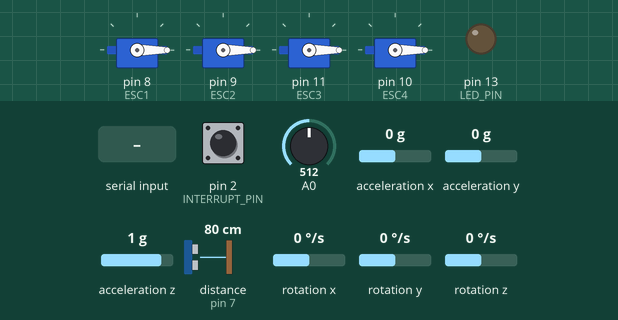
Simulated run of this sketch. Board: Teensy 4. Parts: 4 × servo, output pins drawn as LEDs (lit = HIGH). Wiring (inferred from the names in the program): ultrasonic range finder: trigger pin 6; echo pin 7. The inputs (shaded band) are chosen by the test bench; at power-on: acceleration y 0 g, acceleration z 1 g, pin 2 (INTERRUPT_PIN) LOW, A0 = 512, acceleration x 0 g, distance to the obstacle (sensor on pin 7) 80 cm, rotation x 0 °/s, rotation y 0 °/s, rotation z 0 °/s. The echo pulse lasts 58.3 µs per cm; the sensor or clock chip raises its interrupt line as the real part does; pins used as bus, display or sensor lines are not drawn.

Above: at 1.7 s.
1.8 s: "L\n" received over the second serial link
At 3.0 s:
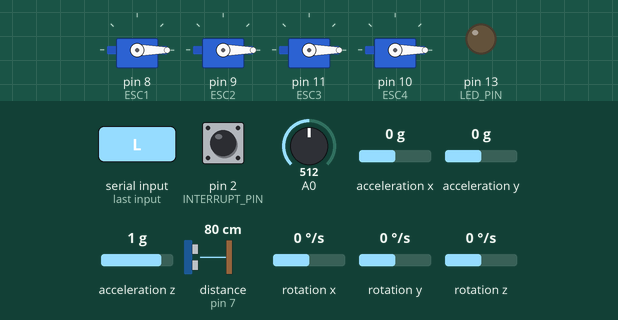
3.3 s: "C\n" received over the second serial link
At 4.2 s:
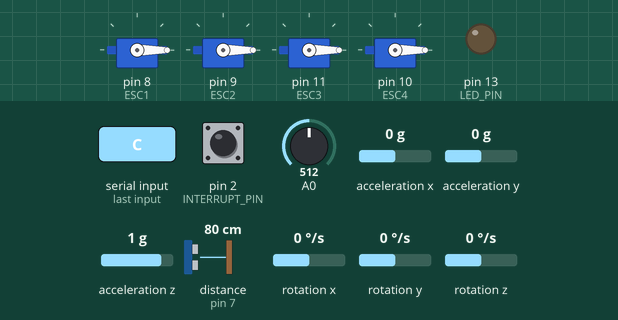
4.8 s: "R\n" received over the second serial link
At 5.3 s:
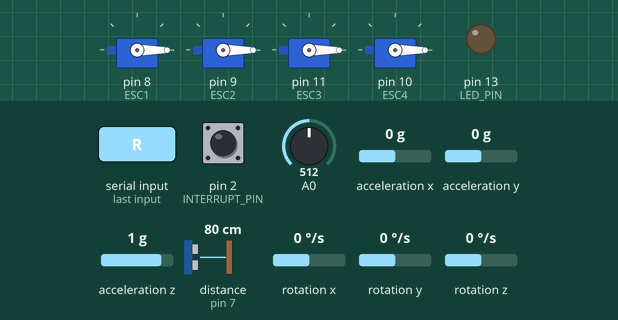
6.3 s: acceleration y set to -1.4 g
At 7.3 s:
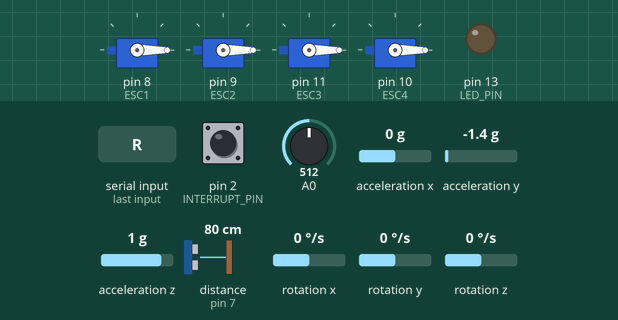
7.8 s: acceleration z set to -1.4 g
At 8.5 s:
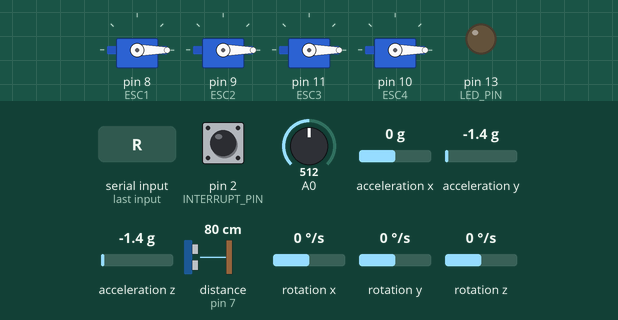
9.3 s: acceleration y set to 0 g
At 9.7 s:
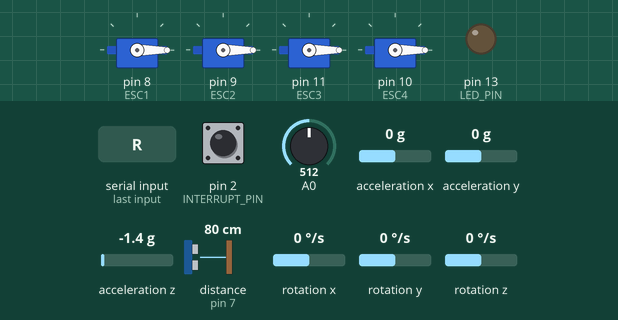
Timing chart, 0 to 11.8 s (numbered marks = the images above; inputs shaded):
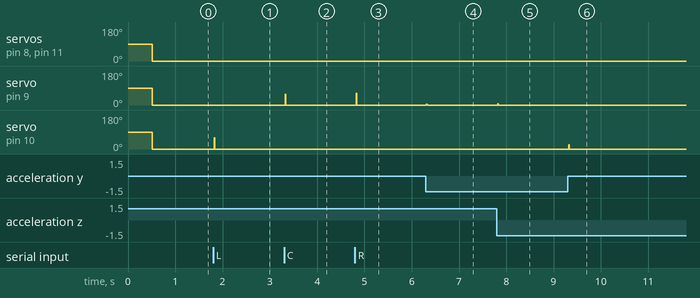

The sketch:

Drone_plus.ino
```cpp
// I2Cdev and MPU6050 must be installed as libraries, or else the .cpp/.h files
// for both classes must be in the include path of your project
#include "I2Cdev.h"

#include "MPU6050_6Axis_MotionApps20.h"
//#include "MPU6050.h" // not necessary if using MotionApps include file

// Arduino Wire library is required if I2Cdev I2CDEV_ARDUINO_WIRE implementation
// is used in I2Cdev.h
#if I2CDEV_IMPLEMENTATION == I2CDEV_ARDUINO_WIRE
    #include "Wire.h"
#endif

#include <Servo.h>

Servo ESC1, ESC2, ESC3, ESC4;
float pwm1 = 0, pwm2 = 0, pwm3 = 0, pwm4 = 0;
int pwm = 950;
int r1 = 15, r2 = 6, r3 = -15, r4 = -6;
char command;
bool stopFlag = false;
float Crotor;
float voltageSensor, voltage;
const float factor = 11.87/2.36;
const float vcc = 5.13;

const int trigPin = 6;
const int echoPin = 7;
long duration;
int distance, distanceLast;

float Ixx = 0.0118;
float Iyy = 0.0118;
float Izz = 0.0225;

float m = 1.1;
float g = 9.8;
float b = 1.84E-7;
float k = 3.24E-8;
float L = 0.160;

float thrust;
float yaw_pid;
float pitch_pid;
float roll_pid;
float z_pid;

// class default I2C address is 0x68
// specific I2C addresses may be passed as a parameter here
// AD0 low = 0x68 (default for SparkFun breakout and InvenSense evaluation board)
// AD0 high = 0x69
MPU6050 mpu;
// MPU6050 mpu(0x69); // <-- use for AD0 high

#define OUTPUT_READABLE_YAWPITCHROLL

#define YAW      0
#define PITCH    1
#define ROLL     2
#define THROTTLE 3

#define INTERRUPT_PIN 2  // use pin 2 on Arduino Uno & most boards
#define LED_PIN 13 // (Arduino is 13, Teensy is 11, Teensy++ is 6)
bool blinkState = false;

// MPU control/status vars
bool dmpReady = false;  // set true if DMP init was successful
uint8_t mpuIntStatus;   // holds actual interrupt status byte from MPU
uint8_t devStatus;      // return status after each device operation (0 = success, !0 = error)
uint16_t packetSize;    // expected DMP packet size (default is 42 bytes)
uint16_t fifoCount;     // count of all bytes currently in FIFO
uint8_t fifoBuffer[64]; // FIFO storage buffer

// orientation/motion vars
Quaternion q;           // [w, x, y, z]         quaternion container
VectorInt16 aa;         // [x, y, z]            accel sensor measurements
VectorInt16 aaReal;     // [x, y, z]            gravity-free accel sensor measurements
VectorInt16 aaWorld;    // [x, y, z]            world-frame accel sensor measurements
VectorFloat gravity;    // [x, y, z]            gravity vector
VectorInt16 gyro;
float euler[3];         // [psi, theta, phi]    Euler angle container
float ypr[3];           // [yaw, pitch, roll]   yaw/pitch/roll container and gravity vector
float setPoints[3] = {0, 0, 0};
float errors[3];
float dErrors[3] = {0, 0, 0};
float iErrors[3] = {0, 0, 0};
float preErrors[3] = {0, 0, 0};

float Kp = 1.3;
float Ki = 0;
float Kd = 18;

float KpYaw = 0;
float KiYaw = 0;
float KdYaw = 0;

unsigned long StartTime;
unsigned long CurrentTime;
float dt = 1;

// packet structure for InvenSense teapot demo
uint8_t teapotPacket[14] = { '$', 0x02, 0, 0, 0, 0, 0, 0, 0, 0, 0x00, 0x00, '\r', '\n' };

// ================================================================
// ===               INTERRUPT DETECTION ROUTINE                ===
// ================================================================

volatile bool mpuInterrupt = false;     // indicates whether MPU interrupt pin has gone high
void dmpDataReady() {
    mpuInterrupt = true;
}


// ================================================================
// ===                      INITIAL SETUP                       ===
// ================================================================

void setup() {
    Serial3.begin(115200);
    Serial.begin(9600);
    // join I2C bus (I2Cdev library doesn't do this automatically)
    #if I2CDEV_IMPLEMENTATION == I2CDEV_ARDUINO_WIRE
        Wire.begin();
        Wire.setClock(400000); // 400kHz I2C clock. Comment this line if having compilation difficulties
    #elif I2CDEV_IMPLEMENTATION == I2CDEV_BUILTIN_FASTWIRE
        Fastwire::setup(400, true);
    #endif

    // initialize Serial3 communication
    // (9600 chosen because it is required for Teapot Demo output, but it's
    // really up to you depending on your project)
    while (!Serial3); // wait for Leonardo enumeration, others continue immediately

    // initialize device
    mpu.initialize();
    pinMode(INTERRUPT_PIN, INPUT);

    // wait for ready
    while (Serial3.available() && Serial3.read()); // empty buffer

    // load and configure the DMP
    devStatus = mpu.dmpInitialize();

    // supply your own gyro offsets here, scaled for min sensitivity
    mpu.setXGyroOffset(73);
    mpu.setYGyroOffset(-63);
    mpu.setZGyroOffset(-25);
    mpu.setZAccelOffset(1506);

    // make sure it worked (returns 0 if so)
    if (devStatus == 0) {
        // Calibration Time: generate offsets and calibrate our MPU6050
        mpu.CalibrateAccel(6);
        mpu.CalibrateGyro(6);
        mpu.PrintActiveOffsets();
        // turn on the DMP, now that it's ready
        mpu.setDMPEnabled(true);

        // enable Arduino interrupt detection
        attachInterrupt(digitalPinToInterrupt(INTERRUPT_PIN), dmpDataReady, RISING);
        mpuIntStatus = mpu.getIntStatus();

        // set our DMP Ready flag so the main loop() function knows it's okay to use it
        dmpReady = true;

        // get expected DMP packet size for later comparison
        packetSize = mpu.dmpGetFIFOPacketSize();
    }

    // configure LED for output
    pinMode(LED_PIN, OUTPUT);
    pinMode(trigPin, OUTPUT);
    pinMode(echoPin, INPUT);

    ESC1.attach(8,1000,2000); // (pin, min pulse width, max pulse width in microseconds)
    ESC2.attach(9,1000,2000); // (pin, min pulse width, max pulse width in microseconds)
    ESC3.attach(11,1000,2000); // (pin, min pulse width, max pulse width in microseconds)
    ESC4.attach(10,1000,2000); // (pin, min pulse width, max pulse width in microseconds)
}

// ================================================================
// ===                    MAIN PROGRAM LOOP                     ===
// ================================================================

void loop() {
     StartTime = micros();

     if( Serial3.available() ) // if data is available to read
     {
         command = Serial3.read();
         switch(command){
          case 'A':
            if(pwm < 1300) pwm += 50;
            else if(pwm < 1450) pwm += 10;
            else pwm += 1;
            stopFlag = false;
            break;
          case 'V':
            if(pwm < 1000) pwm = 950;
            else if(pwm <= 1300) pwm -= 50;
            else if(pwm <= 1450) pwm -= 10;
            else pwm -= 1;
            break;
          case 'C':
            setPoints[ROLL] = 0;
            setPoints[PITCH] = 0;
            break;
          case 'S': stopFlag = true; break;
          case 'F': setPoints[PITCH] += 10; break;
          case 'B': setPoints[PITCH] -= 10; break;
          case 'L': setPoints[ROLL] += 10; break;
          case 'R': setPoints[ROLL] -= 10; break;
          case 11: r1++; break;
          case 10: r1--; break;
          case 21: r2++; break;
          case 20: r2--; break;
          case 31: r3++; break;
          case 30: r3--; break;
          case 41: r4++; break;
          case 40: r4--; break;
          case 'P': Kp += 0.1; break;
          case 'I': Ki += 0.005; break;
          case 'D': Kd += 1; break;
          case 'p':
            if(Kp > 0){
              Kp -= 0.1;
            }
            break;
          case 'i':
            if(Ki > 0){
              Ki -= 0.005;
            }
            break;
          case 'd':
            if(Kd > 0){
              Kd -= 1;
            }
            break;
         }
     }

     // Rotor Protection
     if(abs(ypr[PITCH]) + abs(ypr[ROLL]) > 0.7){
      pwm = 950;
     }

     if(pwm > 950 && stopFlag){
      pwm -= 1;
      if(pwm < 950) pwm = 950;
     }

//    ESC1.writeMicroseconds(pwm1 + r1);
    ESC2.writeMicroseconds(pwm2 + r2);
//    ESC3.writeMicroseconds(pwm3 + r3);
    ESC4.writeMicroseconds(pwm4 + r4);

    ESC1.writeMicroseconds(0);
//    ESC2.writeMicroseconds(0);
    ESC3.writeMicroseconds(0);
//    ESC4.writeMicroseconds(0);

    voltageSensor = analogRead(A0);
    voltage = voltageSensor / 1024 * vcc * factor * 100 + 5;

    YPR();
    YPRError();
    PIDController();
    Altitude();

    Serial3.print(millis());
    Serial3.print(' ');

    Serial3.print(ypr[ROLL] * 180/M_PI);
    Serial3.print(',');
    Serial3.print(ypr[PITCH] * 180/M_PI);
    Serial3.print(',');
    Serial3.print(ypr[YAW] * 180/M_PI);

    Serial3.print(' ');
    Serial3.print(r1);
    Serial3.print(',');
    Serial3.print(r2);
    Serial3.print(',');
    Serial3.print(r3);
    Serial3.print(',');
    Serial3.print(r4);

    Serial3.print(' ');
    Serial3.print(Kp);
    Serial3.print(',');
    Serial3.print(Ki);
    Serial3.print(',');
    Serial3.print(Kd);

    Serial3.print(' ');
    Serial3.print(pwm);

    Serial3.print(' ');
    Serial3.print(voltage/100);

    Serial3.print(' ');
    Serial3.print(distance);

    Serial3.print(' ');
    Serial3.print(micros() - StartTime);
    Serial3.print(' ');
    Serial3.print('~');
//    while((micros() - StartTime) < (dt*1000000)){}
}

void YPR() {
    // if programming failed, don't try to do anything
    if (!dmpReady) return;
    // read a packet from FIFO
    if (mpu.dmpGetCurrentFIFOPacket(fifoBuffer)) { // Get the Latest packet
        #ifdef OUTPUT_READABLE_YAWPITCHROLL
            // display Euler angles in degrees
            mpu.dmpGetQuaternion(&q, fifoBuffer);
//            mpu.dmpGetGravity(&gravity, &q);
//            mpu.dmpGetYawPitchRoll(ypr, &q, &gravity);
            mpu.dmpGetEuler(ypr, &q);
            ypr[ROLL] = -ypr[ROLL];
            ypr[PITCH] = -ypr[PITCH];
        #endif

        // blink LED to indicate activity
//        blinkState = !blinkState;
//        digitalWrite(LED_PIN, blinkState);
    }
}

void YPRError() {
    errors[YAW]   = setPoints[YAW]   - ypr[YAW];
    errors[PITCH] = setPoints[PITCH] - ypr[PITCH];
    errors[ROLL]  = setPoints[ROLL]  - ypr[ROLL];

    iErrors[YAW]   += errors[YAW];
    iErrors[PITCH] += errors[PITCH];
    iErrors[ROLL]  += errors[ROLL];

//    iErrors[YAW]   = minMax(iErrors[YAW],   -400/KiYaw,   400/KiYaw);
//    iErrors[PITCH] = minMax(iErrors[PITCH], -400/Ki, 400/Ki);
//    iErrors[ROLL]  = minMax(iErrors[ROLL],  -400/Ki,  400/Ki);

    dErrors[YAW]   = errors[YAW]   - preErrors[YAW];
    dErrors[PITCH] = errors[PITCH] - preErrors[PITCH];
    dErrors[ROLL]  = errors[ROLL]  - preErrors[ROLL];

    preErrors[YAW]   = errors[YAW];
    preErrors[PITCH] = errors[PITCH];
    preErrors[ROLL]  = errors[ROLL];
}

void PIDController() {
//    Crotor    = 0.0058*pwm - 3.9 + 0.16*(voltage - 1110)/100;
//    Crotor    = minMax(Crotor, 3, 4);
    Crotor    = 1;
    thrust    = Crotor*pwm;
    yaw_pid   = 0;
    pitch_pid = 0;
    roll_pid  = 0;
    z_pid     = 4*(thrust)*(thrust);

    // Initialize motor commands with throttle
//    pwm1 = thrust;
//    pwm2 = thrust;
//    pwm3 = thrust;
//    pwm4 = thrust;

    // Do not calculate anything if throttle is 0
    if (thrust >= 950) {
        // PID = e.Kp + ∫e.Ki + Δe.Kd
//        yaw_pid   = (errors[YAW]   * KpYaw)   + (iErrors[YAW]   * KiYaw)   * dt + (dErrors[YAW]   * KdYaw)   /dt;
        pitch_pid = (errors[PITCH] * Kp) + (iErrors[PITCH] * Ki) * dt + (dErrors[PITCH] * Kd) /dt;
        roll_pid  = (errors[ROLL]  * Kp)  + (iErrors[ROLL]  * Ki)  * dt + (dErrors[ROLL]  * Kd)  /dt;

        // Keep values within acceptable range. TODO export hard-coded values in variables/const
//        yaw_pid   = minMax(yaw_pid, -400, 400);
//        pitch_pid = minMax(pitch_pid, -400, 400);
//        roll_pid  = minMax(roll_pid, -400, 400);

        // Calculate pulse duration for each ESC
        pwm1 = - 2*pitch_pid + yaw_pid + thrust;
        pwm2 = - 2*roll_pid  - yaw_pid + thrust;
        pwm3 = + 2*pitch_pid + yaw_pid + thrust;
        pwm4 = + 2*roll_pid  - yaw_pid + thrust;

//        pwm1 = 0.5*sqrt( + roll_pid + pitch_pid - yaw_pid + z_pid);
//        pwm2 = 0.5*sqrt( - roll_pid + pitch_pid + yaw_pid + z_pid);
//        pwm3 = 0.5*sqrt( - roll_pid - pitch_pid - yaw_pid + z_pid);
//        pwm4 = 0.5*sqrt( + roll_pid - pitch_pid + yaw_pid + z_pid);
    }

    pwm1 = minMax(pwm1, 950, 2000);
    pwm2 = minMax(pwm2, 950, 2000);
    pwm3 = minMax(pwm3, 950, 2000);
    pwm4 = minMax(pwm4, 950, 2000);
}

void Altitude(){
  // Clears the trigPin
  digitalWrite(trigPin, LOW);
  delayMicroseconds(2);

  // Sets the trigPin on HIGH state for 10 micro seconds
  digitalWrite(trigPin, HIGH);
  delayMicroseconds(10);
  digitalWrite(trigPin, LOW);

  // Reads the echoPin, returns the sound wave travel time in microseconds
  duration = pulseIn(echoPin, HIGH, 24000);

  // Calculating the distance
  distance = duration * 0.034/2;

  if(distance == 0){
    distance = distanceLast;
  }
  distanceLast = distance;
}

float minMax(float value, float min, float max) {
    if (value > max) {
        value = max;
    } else if (value < min) {
        value = min;
    }
    return value;
}
```

Measured:
- after the input at 1.8 s, servo on pin 10 (ESC4): 0° → 59° at once, → 0° 0.01 s later
- after the input at 3.3 s, servo on pin 9 (ESC2): 0° → 57° at once, → 0° 0.01 s later
- after the input at 4.8 s, servo on pin 9 (ESC2): 0° → 62° at once, → 0° 0.01 s later
- after the input at 6.3 s, servo on pin 9 (ESC2): 0° → 3° at once, → 0° 0.01 s later
- after the input at 7.8 s, servo on pin 9 (ESC2): 0° → 7° at once, → 0° 0.01 s later
- after the input at 9.3 s, servo on pin 10 (ESC4): 0° → 22° at once, → 0° 0.01 s later
